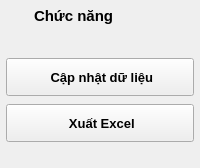
                <widget class="QFrame" name="summaryActionsCard">
                 <property name="minimumSize">
                  <size>
                   <width>188</width>
                   <height>168</height>
                  </size>
                 </property>
                 <layout class="QVBoxLayout" name="summaryActionsCardLayout">
                  <property name="leftMargin">
                   <number>0</number>
                  </property>
                  <property name="topMargin">
                   <number>0</number>
                  </property>
                  <property name="rightMargin">
                   <number>0</number>
                  </property>
                  <property name="bottomMargin">
                   <number>0</number>
                  </property>
                  <property name="spacing">
                   <number>0</number>
                  </property>
                  <item>
                   <widget class="QFrame" name="summaryActionsCardHeader">
                    <layout class="QHBoxLayout" name="summaryActionsCardHeaderLayout">
                     <property name="leftMargin">
                      <number>6</number>
                     </property>
                     <property name="topMargin">
                      <number>6</number>
                     </property>
                     <property name="rightMargin">
                      <number>6</number>
                     </property>
                     <property name="bottomMargin">
                      <number>6</number>
                     </property>
                     <property name="spacing">
                      <number>8</number>
                     </property>
                     <item>
                      <widget class="QLabel" name="summaryActionsCardIcon">
                       <property name="text">
                        <string />
                       </property>
                       <property name="font">
                        <font>
                         <family>Segoe UI</family>
                         <pointsize>9</pointsize>
                         <bold>false</bold>
                        </font>
                       </property>
                       <property name="pixmap">
                        <pixmap>:/icons/gear.svg</pixmap>
                       </property>
                       <property name="scaledContents">
                        <bool>true</bool>
                       </property>
                       <property name="minimumSize">
                        <size>
                         <width>20</width>
                         <height>20</height>
                        </size>
                       </property>
                       <property name="maximumSize">
                        <size>
                         <width>20</width>
                         <height>20</height>
                        </size>
                       </property>
                      </widget>
                     </item>
                     <item>
                      <widget class="QLabel" name="summaryActionsCardTitle">
                       <property name="text">
                        <string>Chức năng</string>
                       </property>
                       <property name="font">
                        <font>
                         <family>Segoe UI</family>
                         <pointsize>11</pointsize>
                         <bold>true</bold>
                        </font>
                       </property>
                      </widget>
                     </item>
                    </layout>
                   </widget>
                  </item>
                  <item>
                   <widget class="QWidget" name="summaryActionsCardBody">
                    <layout class="QVBoxLayout" name="summaryActionsCardBodyLayout">
                     <property name="leftMargin">
                      <number>6</number>
                     </property>
                     <property name="topMargin">
                      <number>6</number>
                     </property>
                     <property name="rightMargin">
                      <number>6</number>
                     </property>
                     <property name="bottomMargin">
                      <number>6</number>
                     </property>
                     <property name="spacing">
                      <number>8</number>
                     </property>
                     <item>
                      <spacer name="summaryActionsTopSpacer">
                       <property name="orientation">
                        <enum>Qt::Vertical</enum>
                       </property>
                       <property name="sizeHint">
                        <size>
                         <width>10</width>
                         <height>8</height>
                        </size>
                       </property>
                      </spacer>
                     </item>
                     <item>
                      <widget class="QPushButton" name="summaryRefreshButton">
                       <property name="text">
                        <string> Cập nhật dữ liệu</string>
                       </property>
                       <property name="font">
                        <font>
                         <family>Segoe UI</family>
                         <pointsize>10</pointsize>
                         <bold>true</bold>
                        </font>
                       </property>
                       <property name="icon">
                        <iconset resource="resources.qrc">
                         <normaloff>:/icons/refresh.svg</normaloff>
                        </iconset>
                       </property>
                       <property name="iconSize">
                        <size>
                         <width>24</width>
                         <height>24</height>
                        </size>
                       </property>
                       <property name="minimumSize">
                        <size>
                         <width>0</width>
                         <height>38</height>
                        </size>
                       </property>
                       <property name="cursor">
                        <cursorShape>PointingHandCursor</cursorShape>
                       </property>
                      </widget>
                     </item>
                     <item>
                      <widget class="QPushButton" name="summaryExportButton">
                       <property name="text">
                        <string> Xuất Excel</string>
                       </property>
                       <property name="font">
                        <font>
                         <family>Segoe UI</family>
                         <pointsize>10</pointsize>
                         <bold>true</bold>
                        </font>
                       </property>
                       <property name="icon">
                        <iconset resource="resources.qrc">
                         <normaloff>:/icons/excel.svg</normaloff>
                        </iconset>
                       </property>
                       <property name="iconSize">
                        <size>
                         <width>24</width>
                         <height>24</height>
                        </size>
                       </property>
                       <property name="minimumSize">
                        <size>
                         <width>0</width>
                         <height>38</height>
                        </size>
                       </property>
                       <property name="cursor">
                        <cursorShape>PointingHandCursor</cursorShape>
                       </property>
                      </widget>
                     </item>
                     <item>
                      <spacer name="summaryActionsBottomSpacer">
                       <property name="orientation">
                        <enum>Qt::Vertical</enum>
                       </property>
                       <property name="sizeHint">
                        <size>
                         <width>10</width>
                         <height>8</height>
                        </size>
                       </property>
                      </spacer>
                     </item>
                    </layout>
                   </widget>
                  </item>
                 </layout>
                </widget>
